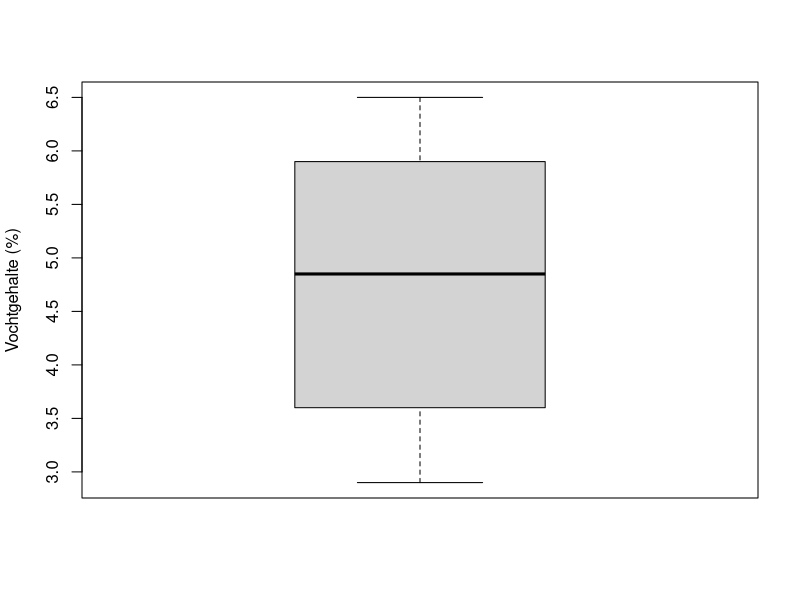
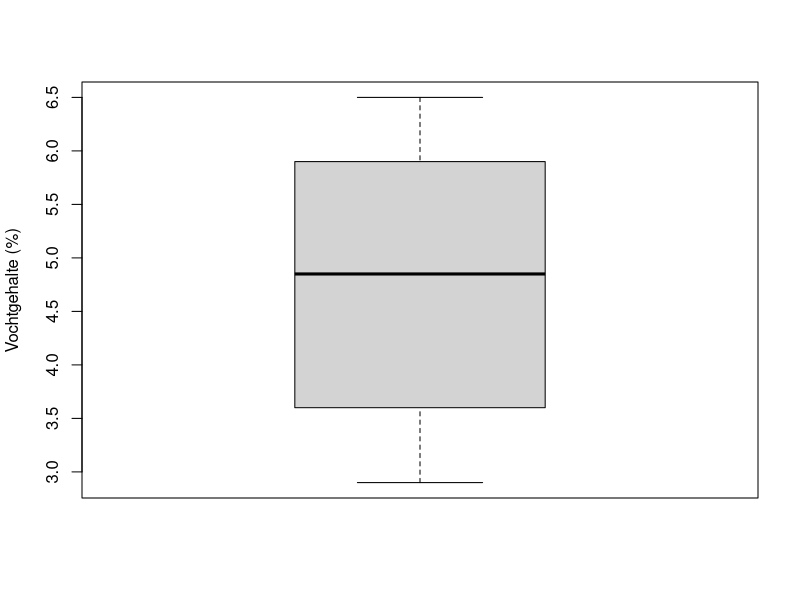
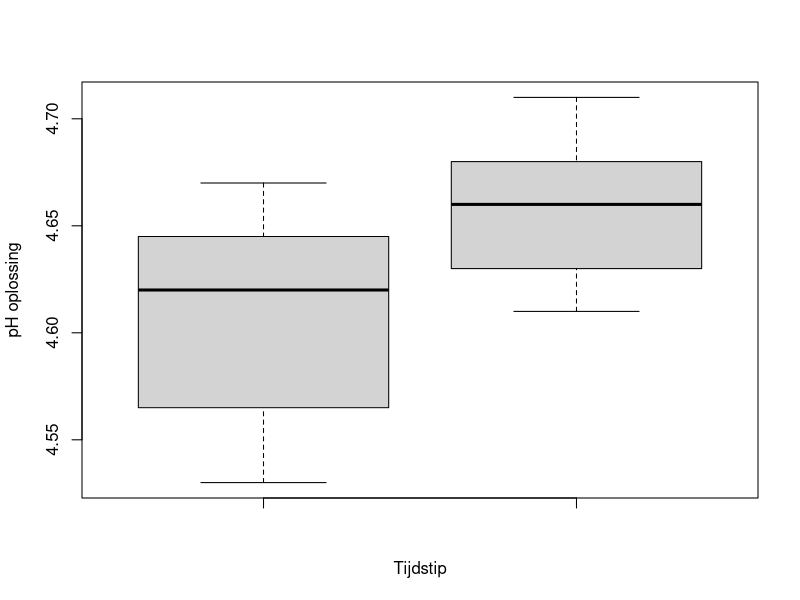
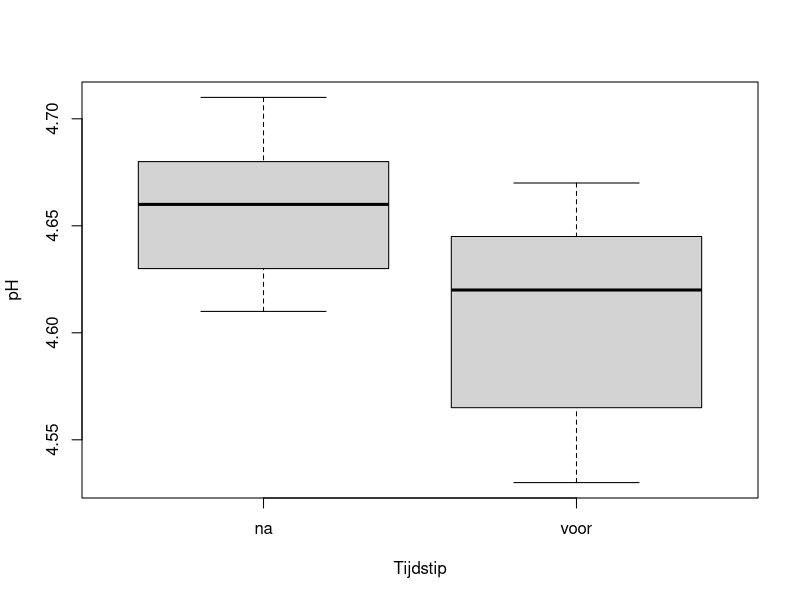
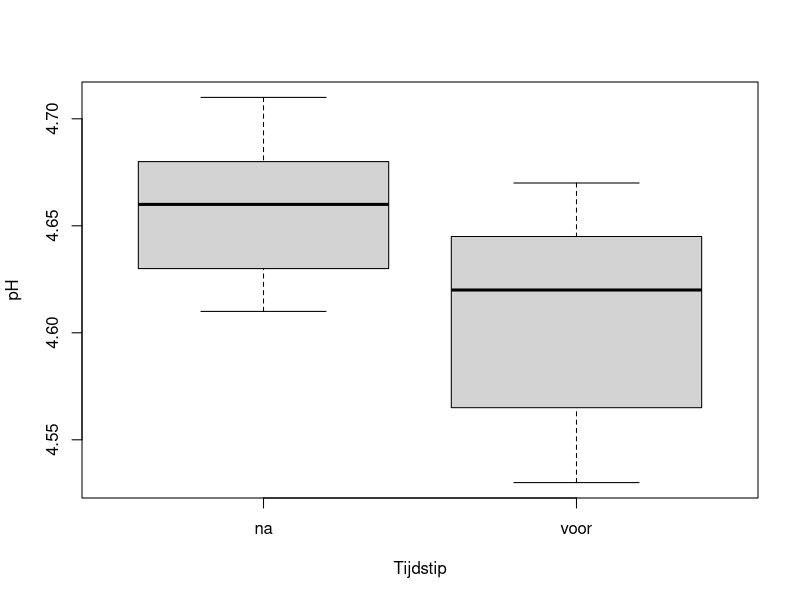
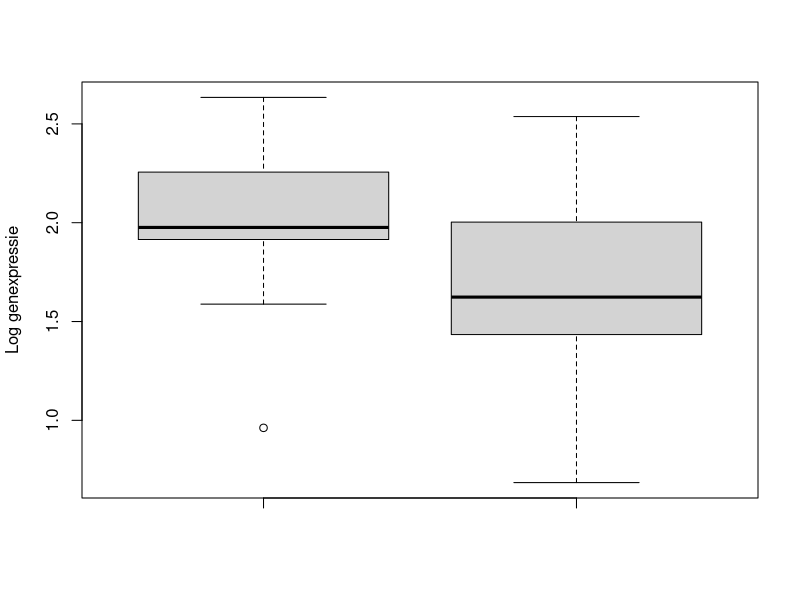
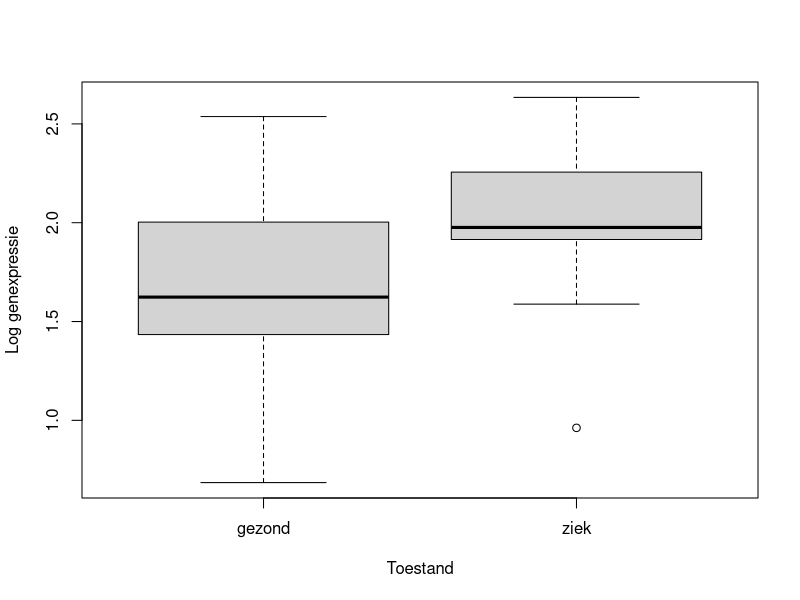
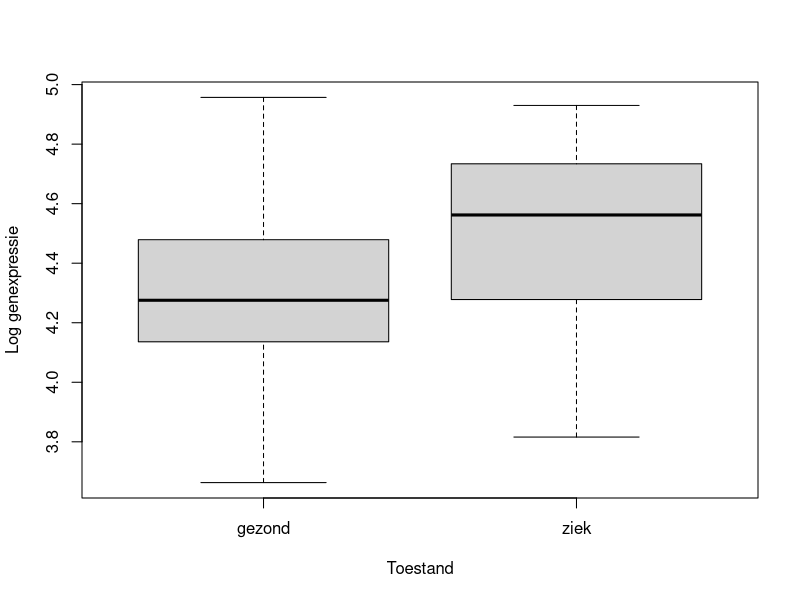

Generate these figures, in order, with R:
## ---- chunk 1
y <- c(2.9, 3.5, 6.5, 4.8, 4.9, 6.3, 5.2, 4.7, 3.6, 5.9)
## ---- chunk 2
boxplot(y, ylab="Vochtgehalte (%)")
n <- length(y)
cat("n = ",n," metingen\n")
## ---- chunk 3
t.test(y, mu =4.5, alternative = "two.sided")
## ---- chunk 4
t.test(y, mu =4.5, alternative = "greater")
## ---- chunk 5
t.test(y, mu =4.5, alternative = "less")
## ---- chunk 6
y <- c(2.9, 3.5, 6.5, 4.8, 4.9, 6.3, 5.2, 4.7, 3.6, 5.9,
       2.9, 3.5, 6.5, 4.8, 4.9, 6.3, 5.2, 4.7, 3.6, 5.9,
       2.9, 3.5, 6.5, 4.8, 4.9, 6.3, 5.2, 4.7, 3.6, 5.9,
       2.9, 3.5, 6.5, 4.8, 4.9, 6.3, 5.2, 4.7, 3.6, 5.9)
## ---- chunk 7
boxplot(y, ylab="Vochtgehalte (%)")
n <- length(y)
cat("n = ",n," metingen\n")
## ---- chunk 8
t.test(y, mu = 4.5, alternative = "two.sided")
## ---- chunk 9
t.test(y, mu = 4.5, alternative = "greater")
## ---- chunk 10
t.test(y, mu = 4.5, alternative = "less")
## ---- chunk 11
y <- c(2.9, 3.5, 6.5, 4.8, 4.9, 6.3, 5.2, 4.7, 3.6, 5.9)
## ---- chunk 12
n <- length(y)
res <- t.test(y, mu = 4.5, alternative = "greater")
t <- res$statistic
d <- t/sqrt(n)
p <- res$p.value

cat("Aantal metingen:       n = ",n,"\n")
cat("t-waarde toets:        t = ",t,"\n")
cat("p-waarde toets:        p = ",p,"\n")
cat("Effectsterkte: Cohen's d = ",d,"\n")
## ---- chunk 13
y <- c(2.9, 3.5, 6.5, 4.8, 4.9, 6.3, 5.2, 4.7, 3.6, 5.9,
       2.9, 3.5, 6.5, 4.8, 4.9, 6.3, 5.2, 4.7, 3.6, 5.9,
       2.9, 3.5, 6.5, 4.8, 4.9, 6.3, 5.2, 4.7, 3.6, 5.9,
       2.9, 3.5, 6.5, 4.8, 4.9, 6.3, 5.2, 4.7, 3.6, 5.9)
## ---- chunk 14
n <- length(y)
res <- t.test(y, mu = 4.5, alternative = "greater")
t <- res$statistic
d <- t/sqrt(n)
p <- res$p.value

cat("Aantal metingen:       n = ",n,"\n")
cat("t-waarde toets:        t = ",t,"\n")
cat("p-waarde toets:        p = ",p,"\n")
cat("Effectsterkte: Cohen's d = ",d,"\n")
## ---- chunk 15
y.voor <- c(4.54, 4.67, 4.53, 4.59, 4.64, 4.62, 4.65)
y.na <- c(4.67, 4.61, 4.68, 4.71, 4.65, 4.63)
## ---- chunk 16
boxplot(y.voor, y.na, ylab = "pH oplossing", xlab = "Tijdstip")
## ---- chunk 17
t.test(y.voor, y.na)
## ---- chunk 18
t.test(y.voor, y.na, alternative = "less")
## ---- chunk 19
t.test(y.voor, y.na, alternative = "greater")
## ---- chunk 20
res <- t.test(y.voor, y.na)
t <- res$statistic 
n.1 <- length(y.voor) 
n.2 <- length(y.na) 
d <- abs(t)*sqrt(1/n.1 + 1/n.2) 
names(d) <- "Cohen's d.av"
cat("Effectsterkte d.av = ",d,"\n")
## ---- chunk 21
pH <- c(y.voor, y.na)
group <- c(rep("voor", length(y.voor)), 
           rep("na", length(y.na))) 
pH.data <- data.frame(pH = pH,
                      groep = group)
## ---- chunk 22
str(group)
## ---- chunk 23
pH.data$pH
## ---- chunk 24
pH.data$groep
## ---- chunk 25
str(pH.data$groep)
## ---- chunk 26
boxplot(pH.data$pH ~ pH.data$groep, ylab = "pH", xlab = "Tijdstip")
## ---- chunk 27
boxplot(pH ~ groep, data = pH.data, ylab = "pH", xlab = "Tijdstip")
## ---- chunk 28
t.test(pH ~ groep, data = pH.data, alternative = "two.sided")
## ---- chunk 29
pH.data$groep
## ---- chunk 30
t.test(pH ~ groep, data = pH.data, alternative = "greater")
## ---- chunk 31
t.test(pH ~ groep, data = pH.data, alternative = "less")
## ---- chunk 32
y.ziek <- c(1.942, 1.893, 2.313, 2.340, 2.178, 2.300, 2.212, 1.908, 0.962, 1.922, 1.927, 
            1.976, 2.137, 1.588, 2.634)
y.gezond <- c(1.434, 2.448, 2.003, 2.453, 1.721, 1.701, 1.593, 1.549, 1.654, 2.043, 1.563,
              0.926, 0.685, 1.494, 2.537, 1.181, 1.021, 1.734)
## ---- chunk 33
boxplot(y.ziek, y.gezond, ylab="Log genexpressie")
## ---- chunk 34
y <- c(y.ziek, y.gezond)
g <- factor(c(rep("ziek", length(y.ziek)), 
       rep("gezond", length(y.gezond))))
boxplot(y ~ g, xlab = "Toestand", ylab = "Log genexpressie")

## ---- chunk 35
t.test(y.ziek, y.gezond)
## ---- chunk 36
t.test(y ~ g)
## ---- chunk 37
res <- t.test(y.ziek, y.gezond)
t <- res$statistic 
n.1 <- length(y.ziek) 
n.2 <- length(y.gezond) 
d.av <- abs(t)*sqrt(1/n.1 + 1/n.2) 
names(d.av) <- "Cohen's d.av"
cat("Effectsterkte Cohen's d.av = ",d.av,"\n")
## ---- chunk 38
y.ziek <- c(4.439, 4.457, 4.076, 4.396, 4.278, 3.816, 4.110, 4.930, 4.734, 4.573, 4.609, 
            4.787, 4.551, 4.820, 4.053, 4.648, 4.884, 4.666)
y.gezond <- c(4.846, 4.455, 4.136, 4.201, 4.217, 4.100, 3.663, 4.152, 4.425, 4.274, 3.947,
              4.957, 4.309, 4.111, 4.277, 4.479, 4.759, 4.650)
## ---- chunk 39
y <- c(y.ziek, y.gezond)
g <- factor(c(rep("ziek", length(y.ziek)), 
       rep("gezond", length(y.gezond))))
boxplot(y ~ g, xlab = "Toestand", ylab = "Log genexpressie")
## ---- chunk 40
t.test(y ~ g, alternative = "less")
## ---- chunk 41
res <- t.test(y ~ g, alternative = "less")
t <- res$statistic 
n.1 <- length(y.ziek) 
n.2 <- length(y.gezond) 
d.av <- abs(t)*sqrt(1/n.1 + 1/n.2)
names(d.av) <- "Cohen's d.av"
cat("Effectsterkte Cohen's d.av = ",d.av,"\n")
